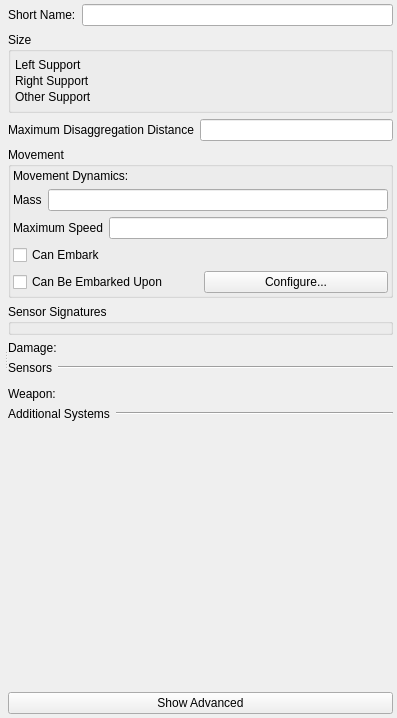
<?xml version="1.0" encoding="UTF-8"?>
<ui version="4.0">
 <class>Form</class>
 <widget class="QWidget" name="Form">
  <property name="geometry">
   <rect>
    <x>0</x>
    <y>0</y>
    <width>397</width>
    <height>718</height>
   </rect>
  </property>
  <property name="windowTitle">
   <string>Form</string>
  </property>
  <layout class="QVBoxLayout" name="verticalLayout_8">
   <property name="margin">
    <number>4</number>
   </property>
   <item>
    <widget class="QSplitter" name="splitter">
     <property name="orientation">
      <enum>Qt::Horizontal</enum>
     </property>
     <widget class="QWidget" name="layoutWidget">
      <layout class="QVBoxLayout" name="verticalLayout_7">
       <property name="margin">
        <number>0</number>
       </property>
       <item>
        <widget class="QWidget" name="myGeneralCanvas" native="true">
         <property name="sizePolicy">
          <sizepolicy hsizetype="MinimumExpanding" vsizetype="Fixed">
           <horstretch>0</horstretch>
           <verstretch>0</verstretch>
          </sizepolicy>
         </property>
         <property name="element_type" stdset="0">
          <string>general_canvas</string>
         </property>
        </widget>
       </item>
       <item>
        <widget class="QWidget" name="myDisplayWidget" native="true">
         <property name="element_type" stdset="0">
          <string>display_widget_canvas</string>
         </property>
        </widget>
       </item>
      </layout>
     </widget>
     <widget class="QWidget" name="layoutWidget">
      <layout class="QVBoxLayout" name="verticalLayout_5">
       <item>
        <layout class="QHBoxLayout" name="horizontalLayout">
         <item>
          <widget class="QLabel" name="short_name_label">
           <property name="text">
            <string>Short Name:</string>
           </property>
          </widget>
         </item>
         <item>
          <widget class="QLineEdit" name="short_name"/>
         </item>
        </layout>
       </item>
       <item>
        <widget class="QGroupBox" name="boundingVolumeGroupBox">
         <property name="title">
          <string>Size</string>
         </property>
         <layout class="QGridLayout" name="gridLayout_3">
          <property name="sizeConstraint">
           <enum>QLayout::SetNoConstraint</enum>
          </property>
          <property name="margin">
           <number>4</number>
          </property>
          <property name="spacing">
           <number>2</number>
          </property>
          <item row="1" column="0" colspan="2">
           <widget class="QWidget" name="bounding_volume" native="true">
            <property name="minimumSize">
             <size>
              <width>0</width>
              <height>0</height>
             </size>
            </property>
           </widget>
          </item>
          <item row="2" column="0">
           <widget class="QLabel" name="left_support_label">
            <property name="sizePolicy">
             <sizepolicy hsizetype="Minimum" vsizetype="Minimum">
              <horstretch>0</horstretch>
              <verstretch>0</verstretch>
             </sizepolicy>
            </property>
            <property name="text">
             <string>Left Support</string>
            </property>
           </widget>
          </item>
          <item row="2" column="1">
           <widget class="QWidget" name="left_support" native="true">
            <property name="sizePolicy">
             <sizepolicy hsizetype="MinimumExpanding" vsizetype="Minimum">
              <horstretch>0</horstretch>
              <verstretch>0</verstretch>
             </sizepolicy>
            </property>
            <property name="element_type" stdset="0">
             <string>vector-parameter-data</string>
            </property>
            <property name="single_row" stdset="0">
             <bool>true</bool>
            </property>
            <property name="default_value" stdset="0">
             <string>1,-1,0</string>
            </property>
           </widget>
          </item>
          <item row="3" column="0">
           <widget class="QLabel" name="right_support_label">
            <property name="sizePolicy">
             <sizepolicy hsizetype="Minimum" vsizetype="Minimum">
              <horstretch>0</horstretch>
              <verstretch>0</verstretch>
             </sizepolicy>
            </property>
            <property name="text">
             <string>Right Support</string>
            </property>
           </widget>
          </item>
          <item row="3" column="1">
           <widget class="QWidget" name="right_support" native="true">
            <property name="sizePolicy">
             <sizepolicy hsizetype="MinimumExpanding" vsizetype="Minimum">
              <horstretch>0</horstretch>
              <verstretch>0</verstretch>
             </sizepolicy>
            </property>
            <property name="element_type" stdset="0">
             <string>vector-parameter-data</string>
            </property>
            <property name="single_row" stdset="0">
             <bool>true</bool>
            </property>
            <property name="default_value" stdset="0">
             <string>1,1,0</string>
            </property>
           </widget>
          </item>
          <item row="4" column="0">
           <widget class="QLabel" name="other_support_label">
            <property name="sizePolicy">
             <sizepolicy hsizetype="Minimum" vsizetype="Minimum">
              <horstretch>0</horstretch>
              <verstretch>0</verstretch>
             </sizepolicy>
            </property>
            <property name="text">
             <string>Other Support</string>
            </property>
           </widget>
          </item>
          <item row="4" column="1">
           <widget class="QWidget" name="other_support" native="true">
            <property name="sizePolicy">
             <sizepolicy hsizetype="MinimumExpanding" vsizetype="Minimum">
              <horstretch>0</horstretch>
              <verstretch>0</verstretch>
             </sizepolicy>
            </property>
            <property name="element_type" stdset="0">
             <string>vector-parameter-data</string>
            </property>
            <property name="single_row" stdset="0">
             <bool>true</bool>
            </property>
            <property name="default_value" stdset="0">
             <string>-1,0,0</string>
            </property>
           </widget>
          </item>
          <item row="5" column="0" colspan="2">
           <widget class="QWidget" name="bounding_volume_2" native="true">
            <property name="minimumSize">
             <size>
              <width>0</width>
              <height>0</height>
             </size>
            </property>
            <property name="element_type" stdset="0">
             <string>bv_sp_calc_widget</string>
            </property>
            <property name="calculate_bounding_volume" stdset="0">
             <bool>true</bool>
            </property>
            <property name="calculate_support_points" stdset="0">
             <bool>true</bool>
            </property>
           </widget>
          </item>
         </layout>
        </widget>
       </item>
       <item>
        <layout class="QHBoxLayout" name="horizontalLayout_2">
         <item>
          <widget class="QLabel" name="disaggregation_range_label">
           <property name="text">
            <string>Maximum Disaggregation Distance</string>
           </property>
          </widget>
         </item>
         <item>
          <widget class="QLineEdit" name="disaggregation_range">
           <property name="display-units" stdset="0">
            <string>meters</string>
           </property>
           <property name="source-units" stdset="0">
            <string>meters</string>
           </property>
           <property name="hide_by_default" stdset="0">
            <bool>true</bool>
           </property>
          </widget>
         </item>
        </layout>
       </item>
       <item>
        <widget class="QGroupBox" name="movementGroupBox">
         <property name="title">
          <string>Movement</string>
         </property>
         <layout class="QVBoxLayout" name="verticalLayout">
          <property name="margin">
           <number>2</number>
          </property>
          <item>
           <layout class="QHBoxLayout" name="horizontalLayout_7">
            <item>
             <widget class="QLabel" name="movement_system_label">
              <property name="text">
               <string>Movement Dynamics:</string>
              </property>
             </widget>
            </item>
            <item>
             <widget class="QWidget" name="movement_system" native="true">
              <property name="category" stdset="0">
               <string>movement</string>
              </property>
              <property name="none-selected-text" stdset="0">
               <string>Immobile</string>
              </property>
              <property name="element_type" stdset="0">
               <string>single_system_selector</string>
              </property>
             </widget>
            </item>
           </layout>
          </item>
          <item>
           <layout class="QHBoxLayout" name="horizontalLayout_3">
            <item>
             <widget class="QLabel" name="mass_label">
              <property name="text">
               <string>Mass</string>
              </property>
             </widget>
            </item>
            <item>
             <widget class="QLineEdit" name="mass">
              <property name="source-units" stdset="0">
               <string>kilograms</string>
              </property>
              <property name="display-units" stdset="0">
               <string>kilograms</string>
              </property>
             </widget>
            </item>
           </layout>
          </item>
          <item>
           <layout class="QHBoxLayout" name="horizontalLayout_4">
            <item>
             <widget class="QLabel" name="max_speed_label">
              <property name="text">
               <string>Maximum Speed</string>
              </property>
             </widget>
            </item>
            <item>
             <widget class="QLineEdit" name="max_speed">
              <property name="source-units" stdset="0">
               <string>meters-per-second</string>
              </property>
              <property name="display-units" stdset="0">
               <string>kilometers-per-hour</string>
              </property>
             </widget>
            </item>
           </layout>
          </item>
          <item>
           <widget class="QCheckBox" name="can_embark">
            <property name="text">
             <string>Can Embark</string>
            </property>
            <property name="element_type" stdset="0">
             <string>DtRwBoolean</string>
            </property>
           </widget>
          </item>
          <item>
           <layout class="QHBoxLayout" name="horizontalLayout_12">
            <item>
             <widget class="QCheckBox" name="can_be_embarked_upon">
              <property name="text">
               <string>Can Be Embarked Upon</string>
              </property>
              <property name="element_type" stdset="0">
               <string>DtRwBoolean</string>
              </property>
             </widget>
            </item>
            <item>
             <widget class="QPushButton" name="configure_embarkation">
              <property name="text">
               <string>Configure...</string>
              </property>
              <property name="enable_if_checked" stdset="0">
               <string>can_be_embarked_upon</string>
              </property>
              <property name="slot" stdset="0">
               <string>change_embarkation</string>
              </property>
              <property name="element_type" stdset="0">
               <string>push_button</string>
              </property>
              <property name="disable_if_multiple_selection" stdset="0">
               <bool>true</bool>
              </property>
             </widget>
            </item>
           </layout>
          </item>
         </layout>
        </widget>
       </item>
       <item>
        <widget class="QGroupBox" name="sensorSignaturesGroupBox">
         <property name="title">
          <string>Sensor Signatures</string>
         </property>
         <layout class="QVBoxLayout" name="verticalLayout_3">
          <property name="spacing">
           <number>2</number>
          </property>
          <property name="margin">
           <number>2</number>
          </property>
          <item>
           <widget class="QWidget" name="sensor_signatures" native="true">
            <property name="default-signatures" stdset="0">
             <string>visual-signature=1.2;radar-signature=0.25;infrared-signature=1.2</string>
            </property>
           </widget>
          </item>
         </layout>
        </widget>
       </item>
       <item>
        <layout class="QHBoxLayout" name="horizontalLayout_8">
         <item>
          <widget class="QLabel" name="damage_system_label">
           <property name="text">
            <string>Damage:</string>
           </property>
          </widget>
         </item>
         <item>
          <widget class="QWidget" name="damage_system" native="true">
           <property name="category" stdset="0">
            <string>damage</string>
           </property>
           <property name="none-selected-text" stdset="0">
            <string>Undamagable</string>
           </property>
           <property name="element_type" stdset="0">
            <string>single_system_selector</string>
           </property>
          </widget>
         </item>
        </layout>
       </item>
       <item>
        <layout class="QVBoxLayout" name="verticalLayout_4">
         <item>
          <layout class="QHBoxLayout" name="horizontalLayout_9">
           <item>
            <widget class="QLabel" name="sensor_system_selector_label">
             <property name="sizePolicy">
              <sizepolicy hsizetype="Fixed" vsizetype="Fixed">
               <horstretch>0</horstretch>
               <verstretch>0</verstretch>
              </sizepolicy>
             </property>
             <property name="text">
              <string>Sensors</string>
             </property>
            </widget>
           </item>
           <item>
            <widget class="Line" name="line">
             <property name="orientation">
              <enum>Qt::Horizontal</enum>
             </property>
            </widget>
           </item>
          </layout>
         </item>
         <item>
          <widget class="QWidget" name="sensor_system_selector" native="true">
           <property name="category" stdset="0">
            <string>sensor</string>
           </property>
           <property name="element_type" stdset="0">
            <string>multi_system_selector</string>
           </property>
          </widget>
         </item>
        </layout>
       </item>
       <item>
        <layout class="QHBoxLayout" name="horizontalLayout_10">
         <item>
          <widget class="QLabel" name="weapon_system_selector_label">
           <property name="sizePolicy">
            <sizepolicy hsizetype="Fixed" vsizetype="Fixed">
             <horstretch>0</horstretch>
             <verstretch>0</verstretch>
            </sizepolicy>
           </property>
           <property name="text">
            <string>Weapon:</string>
           </property>
          </widget>
         </item>
         <item>
          <widget class="QWidget" name="weapon_system_selector" native="true">
           <property name="category" stdset="0">
            <string>weapon</string>
           </property>
           <property name="element_type" stdset="0">
            <string>single_system_selector</string>
           </property>
          </widget>
         </item>
        </layout>
       </item>
       <item>
        <layout class="QVBoxLayout" name="verticalLayout_6">
         <item>
          <layout class="QHBoxLayout" name="horizontalLayout_11">
           <item>
            <widget class="QLabel" name="other_system_selector_label">
             <property name="sizePolicy">
              <sizepolicy hsizetype="Fixed" vsizetype="Fixed">
               <horstretch>0</horstretch>
               <verstretch>0</verstretch>
              </sizepolicy>
             </property>
             <property name="text">
              <string>Additional Systems</string>
             </property>
            </widget>
           </item>
           <item>
            <widget class="Line" name="line_3">
             <property name="orientation">
              <enum>Qt::Horizontal</enum>
             </property>
            </widget>
           </item>
          </layout>
         </item>
         <item>
          <widget class="QWidget" name="other_system_selector" native="true">
           <property name="category" stdset="0">
            <string>other</string>
           </property>
           <property name="element_type" stdset="0">
            <string>multi_system_selector</string>
           </property>
          </widget>
         </item>
        </layout>
       </item>
       <item>
        <spacer name="verticalSpacer">
         <property name="orientation">
          <enum>Qt::Vertical</enum>
         </property>
         <property name="sizeHint" stdset="0">
          <size>
           <width>20</width>
           <height>18</height>
          </size>
         </property>
        </spacer>
       </item>
       <item>
        <widget class="QPushButton" name="myShowAdvanced">
         <property name="text">
          <string>Show Advanced</string>
         </property>
         <property name="checkable">
          <bool>true</bool>
         </property>
         <property name="signal_slot" stdset="0">
          <string>toggled(bool);this;showHiddenControls(bool)</string>
         </property>
        </widget>
       </item>
      </layout>
     </widget>
    </widget>
   </item>
  </layout>
 </widget>
 <resources/>
 <connections/>
</ui>
